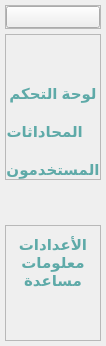
     <widget class="QCustomSlideMenu" name="LeftMenuCountainer" native="true">
      <property name="maximumSize">
       <size>
        <width>50</width>
        <height>16777215</height>
       </size>
      </property>
      <property name="layoutDirection">
       <enum>Qt::RightToLeft</enum>
      </property>
      <layout class="QVBoxLayout" name="verticalLayout">
       <property name="spacing">
        <number>0</number>
       </property>
       <property name="leftMargin">
        <number>0</number>
       </property>
       <property name="topMargin">
        <number>0</number>
       </property>
       <property name="rightMargin">
        <number>0</number>
       </property>
       <property name="bottomMargin">
        <number>0</number>
       </property>
       <item>
        <widget class="QWidget" name="LeftMenuSubContainer" native="true">
         <property name="layoutDirection">
          <enum>Qt::RightToLeft</enum>
         </property>
         <layout class="QVBoxLayout" name="verticalLayout_2">
          <property name="spacing">
           <number>5</number>
          </property>
          <property name="leftMargin">
           <number>5</number>
          </property>
          <property name="topMargin">
           <number>5</number>
          </property>
          <property name="rightMargin">
           <number>5</number>
          </property>
          <property name="bottomMargin">
           <number>5</number>
          </property>
          <item alignment="Qt::AlignTop">
           <widget class="QFrame" name="frame">
            <property name="layoutDirection">
             <enum>Qt::RightToLeft</enum>
            </property>
            <property name="frameShape">
             <enum>QFrame::StyledPanel</enum>
            </property>
            <property name="frameShadow">
             <enum>QFrame::Raised</enum>
            </property>
            <layout class="QHBoxLayout" name="horizontalLayout_3">
             <property name="spacing">
              <number>0</number>
             </property>
             <property name="leftMargin">
              <number>0</number>
             </property>
             <property name="topMargin">
              <number>0</number>
             </property>
             <property name="rightMargin">
              <number>0</number>
             </property>
             <property name="bottomMargin">
              <number>0</number>
             </property>
             <item>
              <widget class="QPushButton" name="btn_menu">
               <property name="toolTip">
                <string>Menu</string>
               </property>
               <property name="layoutDirection">
                <enum>Qt::RightToLeft</enum>
               </property>
               <property name="styleSheet">
                <string notr="true">#centralwidget{
	background-color:#1f232a;
}</string>
               </property>
               <property name="text">
                <string/>
               </property>
               <property name="icon">
                <iconset resource="../../res.qrc">
                 <normaloff>:/icon/image/icon/menu.svg</normaloff>:/icon/image/icon/menu.svg</iconset>
               </property>
               <property name="iconSize">
                <size>
                 <width>24</width>
                 <height>24</height>
                </size>
               </property>
              </widget>
             </item>
            </layout>
           </widget>
          </item>
          <item alignment="Qt::AlignTop">
           <widget class="QFrame" name="frame_2">
            <property name="sizePolicy">
             <sizepolicy hsizetype="Preferred" vsizetype="Preferred">
              <horstretch>0</horstretch>
              <verstretch>0</verstretch>
             </sizepolicy>
            </property>
            <property name="layoutDirection">
             <enum>Qt::RightToLeft</enum>
            </property>
            <property name="frameShape">
             <enum>QFrame::StyledPanel</enum>
            </property>
            <property name="frameShadow">
             <enum>QFrame::Raised</enum>
            </property>
            <layout class="QVBoxLayout" name="verticalLayout_3">
             <property name="spacing">
              <number>0</number>
             </property>
             <property name="leftMargin">
              <number>0</number>
             </property>
             <property name="topMargin">
              <number>10</number>
             </property>
             <property name="rightMargin">
              <number>0</number>
             </property>
             <property name="bottomMargin">
              <number>0</number>
             </property>
             <item>
              <spacer name="verticalSpacer_6">
               <property name="layoutDirection">
                <enum>Qt::RightToLeft</enum>
               </property>
               <property name="orientation">
                <enum>Qt::Vertical</enum>
               </property>
               <property name="sizeHint" stdset="0">
                <size>
                 <width>20</width>
                 <height>40</height>
                </size>
               </property>
              </spacer>
             </item>
             <item>
              <widget class="QPushButton" name="btn_home">
               <property name="font">
                <font>
                 <pointsize>11</pointsize>
                 <weight>75</weight>
                 <bold>true</bold>
                </font>
               </property>
               <property name="toolTip">
                <string>Home</string>
               </property>
               <property name="layoutDirection">
                <enum>Qt::RightToLeft</enum>
               </property>
               <property name="styleSheet">
                <string notr="true">QPushButton#btn_home{
color:rgb(94, 170, 168);
border-radius:10px;
}

QPushButton#btn_home:hover{
background-color: qlineargradient(spread:pad, x1:0, y1:0.5, x2:0.5, y2:0.45,stop:0 rgba(255, 255, 255, 226) , stop:1 rgb(94, 170, 168));
color:#FFFFFF;
}

QPushButton#btn_home:pressed{
	padding-left:5px;
	padding-top:5px;
	background-color:rgb(94, 170, 168);
	color:#FFFFFF;
}
</string>
               </property>
               <property name="text">
                <string>لوحة التحكم</string>
               </property>
               <property name="icon">
                <iconset resource="../../res.qrc">
                 <normaloff>:/icon/image/icon/airplay.svg</normaloff>:/icon/image/icon/airplay.svg</iconset>
               </property>
               <property name="iconSize">
                <size>
                 <width>25</width>
                 <height>25</height>
                </size>
               </property>
              </widget>
             </item>
             <item>
              <spacer name="verticalSpacer_8">
               <property name="layoutDirection">
                <enum>Qt::RightToLeft</enum>
               </property>
               <property name="orientation">
                <enum>Qt::Vertical</enum>
               </property>
               <property name="sizeHint" stdset="0">
                <size>
                 <width>20</width>
                 <height>20</height>
                </size>
               </property>
              </spacer>
             </item>
             <item>
              <widget class="QPushButton" name="btn_chats">
               <property name="font">
                <font>
                 <pointsize>11</pointsize>
                 <weight>75</weight>
                 <bold>true</bold>
                </font>
               </property>
               <property name="toolTip">
                <string>Chats</string>
               </property>
               <property name="layoutDirection">
                <enum>Qt::RightToLeft</enum>
               </property>
               <property name="styleSheet">
                <string notr="true">


QPushButton#btn_chats{
color:rgb(94, 170, 168);
border-radius:10px;
}

QPushButton#btn_chats:hover{
background-color: qlineargradient(spread:pad, x1:0, y1:0.5, x2:0.5, y2:0.45,stop:0 rgba(255, 255, 255, 226) , stop:1 rgb(94, 170, 168));
color:#FFFFFF;
}

QPushButton#btn_chats:pressed{
	padding-left:5px;
	padding-top:5px;
	background-color:rgb(94, 170, 168);
	color:#FFFFFF;
}


</string>
               </property>
               <property name="text">
                <string>المحاداثات    </string>
               </property>
               <property name="icon">
                <iconset resource="../../res.qrc">
                 <normaloff>:/icon/image/icon/send.svg</normaloff>:/icon/image/icon/send.svg</iconset>
               </property>
               <property name="iconSize">
                <size>
                 <width>24</width>
                 <height>24</height>
                </size>
               </property>
              </widget>
             </item>
             <item>
              <spacer name="verticalSpacer_9">
               <property name="layoutDirection">
                <enum>Qt::RightToLeft</enum>
               </property>
               <property name="orientation">
                <enum>Qt::Vertical</enum>
               </property>
               <property name="sizeHint" stdset="0">
                <size>
                 <width>20</width>
                 <height>20</height>
                </size>
               </property>
              </spacer>
             </item>
             <item>
              <widget class="QPushButton" name="btn_users">
               <property name="font">
                <font>
                 <pointsize>11</pointsize>
                 <weight>75</weight>
                 <bold>true</bold>
                </font>
               </property>
               <property name="layoutDirection">
                <enum>Qt::RightToLeft</enum>
               </property>
               <property name="styleSheet">
                <string notr="true">QPushButton#btn_users{
color:rgb(94, 170, 168);
border-radius:10px;
}

QPushButton#btn_users:hover{
background-color: qlineargradient(spread:pad, x1:0, y1:0.5, x2:0.5, y2:0.45,stop:0 rgba(255, 255, 255, 226) , stop:1 rgb(94, 170, 168));
color:#FFFFFF;
}

QPushButton#btn_users:pressed{
	padding-left:5px;
	padding-top:5px;
	background-color:rgb(94, 170, 168);
	color:#FFFFFF;
}
</string>
               </property>
               <property name="text">
                <string>المستخدمون</string>
               </property>
               <property name="icon">
                <iconset resource="../../res.qrc">
                 <normaloff>:/icon/image/icon/users.svg</normaloff>:/icon/image/icon/users.svg</iconset>
               </property>
               <property name="iconSize">
                <size>
                 <width>24</width>
                 <height>24</height>
                </size>
               </property>
              </widget>
             </item>
            </layout>
           </widget>
          </item>
          <item>
           <spacer name="verticalSpacer">
            <property name="layoutDirection">
             <enum>Qt::RightToLeft</enum>
            </property>
            <property name="orientation">
             <enum>Qt::Vertical</enum>
            </property>
            <property name="sizeHint" stdset="0">
             <size>
              <width>20</width>
              <height>40</height>
             </size>
            </property>
           </spacer>
          </item>
          <item alignment="Qt::AlignBottom">
           <widget class="QFrame" name="frame_3">
            <property name="layoutDirection">
             <enum>Qt::RightToLeft</enum>
            </property>
            <property name="frameShape">
             <enum>QFrame::StyledPanel</enum>
            </property>
            <property name="frameShadow">
             <enum>QFrame::Raised</enum>
            </property>
            <layout class="QVBoxLayout" name="verticalLayout_4">
             <property name="spacing">
              <number>0</number>
             </property>
             <property name="leftMargin">
              <number>0</number>
             </property>
             <property name="topMargin">
              <number>10</number>
             </property>
             <property name="rightMargin">
              <number>0</number>
             </property>
             <property name="bottomMargin">
              <number>10</number>
             </property>
             <item>
              <widget class="QPushButton" name="btn_settings">
               <property name="font">
                <font>
                 <pointsize>11</pointsize>
                 <weight>75</weight>
                 <bold>true</bold>
                </font>
               </property>
               <property name="toolTip">
                <string>Go to Settings</string>
               </property>
               <property name="layoutDirection">
                <enum>Qt::RightToLeft</enum>
               </property>
               <property name="styleSheet">
                <string notr="true">QPushButton#btn_settings{
color:rgb(94, 170, 168);
border-radius:10px;
}

QPushButton#btn_settings:hover{
background-color: qlineargradient(spread:pad, x1:0, y1:0.5, x2:0.5, y2:0.45,stop:0 rgba(255, 255, 255, 226) , stop:1 rgb(94, 170, 168));
color:#FFFFFF;
}

QPushButton#btn_settings:pressed{
	padding-left:5px;
	padding-top:5px;
	background-color:rgb(94, 170, 168);
	color:#FFFFFF;
}
</string>
               </property>
               <property name="text">
                <string>الأعدادات</string>
               </property>
               <property name="icon">
                <iconset resource="../../res.qrc">
                 <normaloff>:/icon/image/icon/settings.svg</normaloff>:/icon/image/icon/settings.svg</iconset>
               </property>
               <property name="iconSize">
                <size>
                 <width>24</width>
                 <height>24</height>
                </size>
               </property>
              </widget>
             </item>
             <item>
              <widget class="QPushButton" name="btn_info">
               <property name="font">
                <font>
                 <pointsize>11</pointsize>
                 <weight>75</weight>
                 <bold>true</bold>
                </font>
               </property>
               <property name="toolTip">
                <string>Informatoin</string>
               </property>
               <property name="layoutDirection">
                <enum>Qt::RightToLeft</enum>
               </property>
               <property name="styleSheet">
                <string notr="true">QPushButton#btn_info{
color:rgb(94, 170, 168);
border-radius:10px;
}

QPushButton#btn_info:hover{
background-color: qlineargradient(spread:pad, x1:0, y1:0.5, x2:0.5, y2:0.45,stop:0 rgba(255, 255, 255, 226) , stop:1 rgb(94, 170, 168));
color:#FFFFFF;
}

QPushButton#btn_info:pressed{
	padding-left:5px;
	padding-top:5px;
	background-color:rgb(94, 170, 168);
	color:#FFFFFF;
}
</string>
               </property>
               <property name="text">
                <string>معلومات</string>
               </property>
               <property name="icon">
                <iconset resource="../../res.qrc">
                 <normaloff>:/icon/image/icon/info.svg</normaloff>:/icon/image/icon/info.svg</iconset>
               </property>
               <property name="iconSize">
                <size>
                 <width>24</width>
                 <height>24</height>
                </size>
               </property>
              </widget>
             </item>
             <item>
              <widget class="QPushButton" name="btn_help">
               <property name="font">
                <font>
                 <pointsize>11</pointsize>
                 <weight>75</weight>
                 <italic>false</italic>
                 <bold>true</bold>
                </font>
               </property>
               <property name="toolTip">
                <string>Get more Help</string>
               </property>
               <property name="layoutDirection">
                <enum>Qt::RightToLeft</enum>
               </property>
               <property name="styleSheet">
                <string notr="true">QPushButton#btn_help{
color:rgb(94, 170, 168);
border-radius:10px;
}

QPushButton#btn_help:hover{
background-color: qlineargradient(spread:pad, x1:0, y1:0.5, x2:0.5, y2:0.45,stop:0 rgba(255, 255, 255, 226) , stop:1 rgb(94, 170, 168));
color:#FFFFFF;
}

QPushButton#btn_help:pressed{
	padding-left:5px;
	padding-top:5px;
	background-color:rgb(94, 170, 168);
	color:#FFFFFF;
}
</string>
               </property>
               <property name="text">
                <string>مساعدة</string>
               </property>
               <property name="icon">
                <iconset resource="../../res.qrc">
                 <normaloff>:/icon/image/icon/help-circle.svg</normaloff>:/icon/image/icon/help-circle.svg</iconset>
               </property>
               <property name="iconSize">
                <size>
                 <width>24</width>
                 <height>24</height>
                </size>
               </property>
              </widget>
             </item>
             <item>
              <spacer name="verticalSpacer_7">
               <property name="layoutDirection">
                <enum>Qt::RightToLeft</enum>
               </property>
               <property name="orientation">
                <enum>Qt::Vertical</enum>
               </property>
               <property name="sizeHint" stdset="0">
                <size>
                 <width>20</width>
                 <height>40</height>
                </size>
               </property>
              </spacer>
             </item>
            </layout>
           </widget>
          </item>
         </layout>
        </widget>
       </item>
      </layout>
     </widget>
